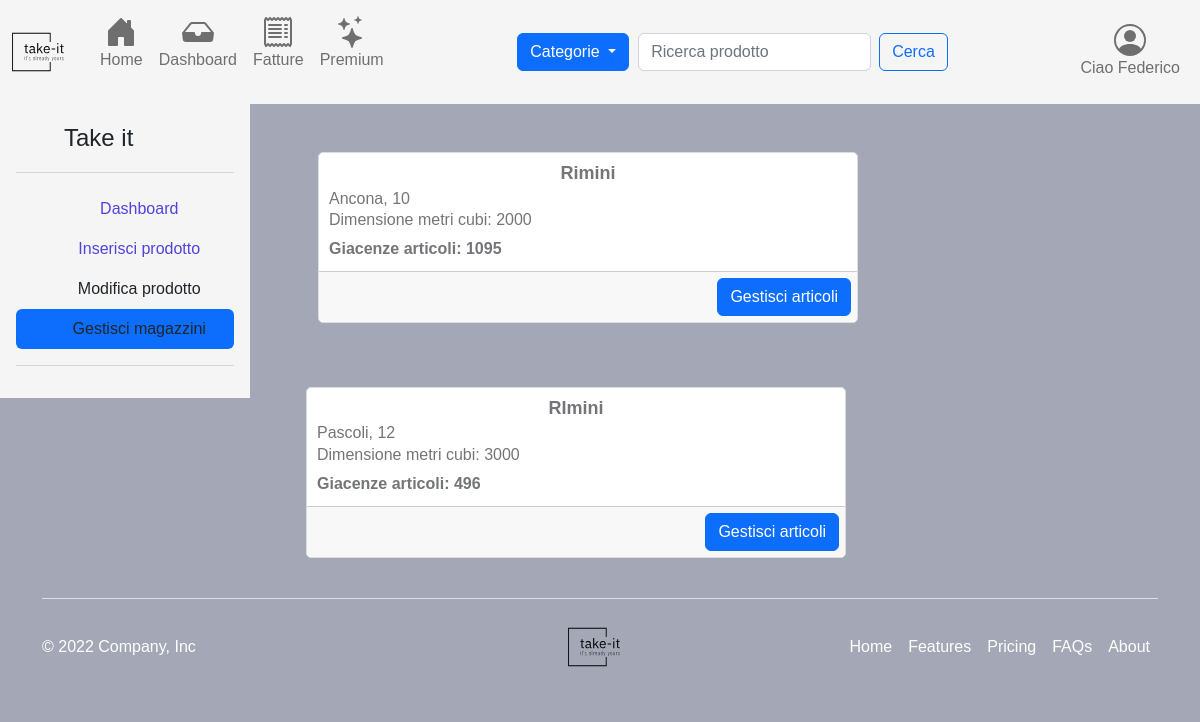
The app's page /warehousesManager.php (signed in) with its own data.
### tables this page shows
CREATE TABLE IF NOT EXISTS `Utente` (
  `Id` int(11) NOT NULL AUTO_INCREMENT,
  `Nome` varchar(50) NOT NULL,
  `Cognome` varchar(50) NOT NULL,
  `Email` varchar(50) NOT NULL,
  `Password` varchar(32) NOT NULL,
  `Claim_id` int(11) NOT NULL,
  `Indirizzo_id` int(11) NOT NULL,
  `Status` int(11) NOT NULL,
  `Timestamp` timestamp NOT NULL DEFAULT current_timestamp(),
  PRIMARY KEY (`Id`),
  KEY `Claim_id` (`Claim_id`),
  KEY `Indirizzo_id` (`Indirizzo_id`)
);

CREATE TABLE IF NOT EXISTS `Magazzino` (
  `Id` int(11) NOT NULL AUTO_INCREMENT,
  `Metri_cubi` double NOT NULL,
  `Indirizzo_id` int(11) NOT NULL,
  `Tassa` decimal(10,0) NOT NULL,
  `Status` int(11) NOT NULL,
  `Timestamp` timestamp NOT NULL DEFAULT current_timestamp(),
  PRIMARY KEY (`Id`),
  KEY `Indirizzo_id` (`Indirizzo_id`)
);

CREATE TABLE IF NOT EXISTS `Indirizzo` (
  `Id` int(11) NOT NULL AUTO_INCREMENT,
  `Via` varchar(100) NOT NULL,
  `Numero_civico` int(5) NOT NULL,
  `Citta` varchar(50) NOT NULL,
  `CAP` int(5) NOT NULL,
  `Status` int(4) NOT NULL,
  `Timestamp` timestamp NOT NULL DEFAULT current_timestamp(),
  PRIMARY KEY (`Id`)
);

### warehousesManager.php (called while the page is built, shortened)
<?php
require_once("./script/warehouseManager.script.php");
require './templates/views/components/warehouseCard.php';
require_once("./templates/base.php");

### src/classes/Dbh.php (called while the page is built, shortened)
<?php
include("./src/utility/UtilsFunctions.php");
include("./src/classes/Session.php");
class Dbh
{
    protected mysqli $connection;
    public function __construct($dbhost = 'localhost', $dbuser = 'root', $dbpass = '', $dbname = 'e-commerce', $charset = 'utf8')
    {
        try {
            $this->connection = new mysqli($dbhost, $dbuser, $dbpass, $dbname);
            $this->connection->set_charset($charset);
        } catch (Exception $e) {
            echo "[Dbh:26] Sono qui";
            echo "Connection failed: " . mysqli_connect_error();
        }
    }
    public function execute($sql, ...$params): array|int|string
    {
        $types = "";
        if ($stmt = $this->connection->prepare($sql)) {
            if (!$stmt->execute()) {
                return "Execute failed: (" . $stmt->errno . ") " . $stmt->error;
            }
            if ($stmt->errno == 0) {
                $result = $stmt->get_result();
                return $result->fetch_all(MYSQLI_ASSOC);
            } else {
                return "Errore" . $stmt->errno;
            }
        } else {
            return 'Unable to prepare MySQL statement (check your syntax) - ' . $this->connection->error;
        }
    }
    public function getRecord(string $tableName, string $where): mixed
    {
        $response = $this->execute("SELECT * FROM `$tableName` WHERE $where");
        return !empty($response) && $response[0] !== null
            ? $response[0]
            : null;
    }
    public function getAllRecords(string $tableName, string $where): mixed
    {
        $response = $this->execute("SELECT * FROM `$tableName` WHERE $where");
        return !empty($response)
            ? $response
            : null;
    }
    public function getWarehouses(): string|int|array
    {
        return $this->execute("SELECT * FROM `Magazzino`");
    }
    public function getArticlesBySellerId($sellerId): array
    {
        $query = UTENTE_ID . " = " . $sellerId;
        $articles = $this->getAllRecords(ARTICOLO, $query);
        if ($articles !== null){
            return $articles;
        } else {
            return [];
        }
    }
    public function getWarehouseArticle($articleId, $warehouseId): array
    {
        $query = ARTICOLO_ID . " = " . $articleId . " AND " . MAGAZZINO_ID . " = " . $warehouseId;
        $warehouseArticle = $this->getRecord(ARTICOLO_IN_MAGAZZINO, $query);
        return $warehouseArticle ?? [];
    }
}

### src/classes/Session.php (called while the page is built, shortened)
<?php
class Session extends Dbh
{
    private readonly int $id;
    public function __construct($id)
    {
        $this->id = $id;
        $this->init();
    }
    private function init(): void
    {
        if ($this->checkSessionId($this->id)) {
            $claimType = $this->getClaimTypeFromId($this->id);
        }
    }
    public function checkSessionId($id): bool
    {
        if (isset($id)) {
            $response = parent::execute("SELECT * FROM `Utente` WHERE `Id` = '$id' ");
            if (is_int($response[0]["Id"])) {
                $this->setSessionUser($response[0]);
                $user = $this->getCurrentUser();
                return $user[ID] > 0 && $user["Id"] == $id;
            }
        }
        return false;
    }
    public function setSessionUser($params): void
    {
        $_SESSION[CARRELLO_ID] = $this->getUserCartIdFromDb() !== null && $this->getUserCartIdFromDb() !== CARRELLO_UNSET
            ? $this->getUserCartIdFromDb()
            : $this->bindCartWithUser();
        $_SESSION[RACCOLTA_ID] = $this->getUserCollectionIdFromDb() !== null && $this->getUserCartIdFromDb() !== RACCOLTA_UNSET
            ? $this->getUserCollectionIdFromDb()
            : $this->generateCollectionRecord();
    }
    public function getCurrentUser(): array|int
    {
        return [
            ID => $_SESSION[ID],
            NOME => $_SESSION[NOME],
            COGNOME => $_SESSION[COGNOME],
            EMAIL => $_SESSION[EMAIL],
            PASSWORD => $_SESSION[PASSWORD],
            STATUS => $_SESSION[STATUS],
            CLAIM_ID => $_SESSION[CLAIM_ID],
            INDIRIZZO_ID => $_SESSION[INDIRIZZO_ID],
            CARRELLO_ID => $_SESSION[CARRELLO_ID],
            RACCOLTA_ID => $_SESSION[RACCOLTA_ID]
        ];
    }
    public function getUserCollectionIdFromDb() {
        $where = "Utente_id = " . $this->getCurrentUser()[ID];
        $res = parent::getRecord(RACCOLTA, $where);
        if ($res !== null) {
            return UtilsFunctions::checkResponse($res[ID])
                ? $res[ID]
                : RACCOLTA_UNSET;
        }
        return null;
    }
    public function getUserCartIdFromDb()
    {
        $where = UTENTE_ID." = ".$this->getCurrentUser()[ID];
        $res = parent::getRecord(CARRELLO, $where);
        if ($res !== null) {
            return UtilsFunctions::checkResponse($res[ID])
                ? $res[ID]
                : CARRELLO_UNSET;
        }
        return null;
    }
    public function getClaimTypeFromId($id): ?string
    {
        $res = parent::execute("SELECT * FROM Claim WHERE Id = '$id' ");
        return $res ? $res[0][DESCRIZIONE] : "";
    }
    public function getArticlesInStockQuantity(int $warehouseId): int
    {
        $quantity = 0;
        $articles = parent::getArticlesBySellerId($_SESSION[ID]);
        foreach($articles as $article) {
            $articleInWarehouse = parent::getWarehouseArticle($article[ID], $warehouseId);
            if (count($articleInWarehouse) > 0) {
                $quantity += $articleInWarehouse[QUANTITA];
            }
        }
        return $quantity;
    }
}

### script/warehouseManager.script.php (called while the page is built, shortened)
<?php
require_once "./src/classes/Session.php";
if(isset($_SESSION[ID])) {
    $session = new Session($_SESSION[ID]);
    $warehouses = $session->getWarehouses();
}
else{
    header("Location: index.php");
}

### src/utility/UtilsFunctions.php (called while the page is built, shortened)
<?php
class UtilsFunctions
{
    public static function checkResponse($response): bool
    {
        return is_int($response) && $response > 0;
    }
}

### templates/views/components/warehouseCard.php (the view, shortened to what this page needs)
<div class="container my-5">
    <?php
    require_once "./src/classes/Session.php";
    $session = new Session($_SESSION[ID]);
    $warehouses = $session->getWarehouses();
    foreach ($warehouses as $warehouse){
        $whereAddressId = "Id = " . $warehouse[INDIRIZZO_ID];
        $address = $session->getRecord(INDIRIZZO, $whereAddressId);
        $articlesQuantity = $session->getArticlesInStockQuantity($warehouse[ID]);
        echo '<div class="row">
            <form method="post">
                <div class="card mb-3 center-block d-flex justify-content-center" style="max-width: 540px;">
                        <div class="card-body">
                            <h5 class="card-title"><strong>' . $address[CITTA] . '</strong></h5>
                            <h6 class="card-subtitle">' . $address[VIA] . ', ' . $address[NUMERO_CIVICO] . '</h6>
                            <p class="card-text">Dimensione metri cubi: ' . $warehouse[METRI_CUBI] . '</p>
                            <p class="card-text"><strong>Giacenze articoli: ' . $articlesQuantity . '</strong></p>
                        </div>
                        <div class="card-footer d-flex justify-content-end">
                            <button class="btn btn-primary ml-auto" type="submit" name="manage-articles-'.$warehouse[ID].'">
                                Gestisci articoli
                            </button>
                            <button class="btn btn-primary ml-auto" type="submit" name="edit-product-'.$warehouse[ID].'">
                            <button class="btn btn-red ml-auto" type="submit" name="delete-product-'.$warehouse[ID].'">
                        </div>
                    </div>
                </div>
        </div>
                ';
    }
    ?>
</div>

### templates/views/utils/navbar.php (shortened to what this page needs)
<nav class="navbar navbar-expand-lg bg-light bd-navbar sticky-top" id="navbar-main">
    <div class="container-fluid">
        <a class="navbar-brand" href="<?php echo ROOT; ?>">
            <img src="<?php echo IMG; ?>/logo.svg" width="64" height="64" alt="Logo">
        </a>
        <div class="collapse navbar-collapse" id="navbarSupportedContent">
            <ul class="navbar-nav me-auto mb-2 mb-lg-0 flex-row justify-content-between">
                <li class="nav-item">
                    <a class="nav-link" aria-current="page" href="<?php echo ROOT; ?>">
                        <div class="nav-caption-item">
                            <p>Home</p>
                        </div>
                    </a>
                </li>
                <?php
                    if (isset($_SESSION[ID])) {
                        $session = new Session($_SESSION[ID]);
                            $claimType = $session->getClaimTypeFromId($session->getCurrentUser()[CLAIM_ID]);
                        switch ($claimType) {
                            case CLAIM_SELLER_DESC:
                            case CLAIM_SELLER_PR0_DESC:
                                echo
                                '<li class="nav-item">
                                    <a class="nav-link" aria-current="page" href="./dashboard.php">
                                        <svg xmlns="http://www.w3.org/2000/svg" width="32" height="32" fill="currentColor" class="bi bi-inbox-fill nav-icon-item" viewBox="0 0 16 16">
                                            <path d="M4.98 4a.5.5 0 0 0-.39.188L1.54 8H6a.5.5 0 0 1 .5.5 1.5 1.5 0 1 0 3 0A.5.5 0 0 1 10 8h4.46l-3.05-3.812A.5.5 0 0 0 11.02 4H4.98zm-1.17-.437A1.5 1.5 0 0 1 4.98 3h6.04a1.5 1.5 0 0 1 1.17.563l3.7 4.625a.5.5 0 0 1 .106.374l-.39 3.124A1.5 1.5 0 0 1 14.117 13H1.883a1.5 1.5 0 0 1-1.489-1.314l-.39-3.124a.5.5 0 0 1 .106-.374l3.7-4.625z" />
                                        </svg>
                                    <div class="nav-caption-item">
                                        <p>Dashboard</p>
                                    </div>
                                    </a>
                                </li>';
                            echo
                            '<li class="nav-item">
                                    <a class="nav-link" aria-current="page" href="./invoiceSection.php">
                                        <svg xmlns="http://www.w3.org/2000/svg" width="32" height="32" fill="currentColor" class="bi bi-receipt nav-icon-item" viewBox="0 0 16 16">
                                              <path d="M1.92.506a.5.5 0 0 1 .434.14L3 1.293l.646-.647a.5.5 0 0 1 .708 0L5 1.293l.646-.647a.5.5 0 0 1 .708 0L7 1.293l.646-.647a.5.5 0 0 1 .708 0L9 1.293l.646-.647a.5.5 0 0 1 .708 0l.646.647.646-.647a.5.5 0 0 1 .708 0l.646.647.646-.647a.5.5 0 0 1 .801.13l.5 1A.5.5 0 0 1 15 2v12a.5.5 0 0 1-.053.224l-.5 1a.5.5 0 0 1-.8.13L13 14.707l-.646.647a.5.5 0 0 1-.708 0L11 14.707l-.646.647a.5.5 0 0 1-.708 0L9 14.707l-.646.647a.5.5 0 0 1-.708 0L7 14.707l-.646.647a.5.5 0 0 1-.708 0L5 14.707l-.646.647a.5.5 0 0 1-.708 0L3 14.707l-.646.647a.5.5 0 0 1-.801-.13l-.5-1A.5.5 0 0 1 1 14V2a.5.5 0 0 1 .053-.224l.5-1a.5.5 0 0 1 .367-.27zm.217 1.338L2 2.118v11.764l.137.274.51-.51a.5.5 0 0 1 .707 0l.646.647.646-.646a.5.5 0 0 1 .708 0l.646.646.646-.646a.5.5 0 0 1 .708 0l.646.646.646-.646a.5.5 0 0 1 .708 0l.646.646.646-.646a.5.5 0 0 1 .708 0l.646.646.646-.646a.5.5 0 0 1 .708 0l.509.509.137-.274V2.118l-.137-.274-.51.51a.5.5 0 0 1-.707 0L12 1.707l-.646.647a.5.5 0 0 1-.708 0L10 1.707l-.646.647a.5.5 0 0 1-.708 0L8 1.707l-.646.647a.5.5 0 0 1-.708 0L6 1.707l-.646.647a.5.5 0 0 1-.708 0L4 1.707l-.646.647a.5.5 0 0 1-.708 0l-.509-.51z"/>
                                              <path d="M3 4.5a.5.5 0 0 1 .5-.5h6a.5.5 0 1 1 0 1h-6a.5.5 0 0 1-.5-.5zm0 2a.5.5 0 0 1 .5-.5h6a.5.5 0 1 1 0 1h-6a.5.5 0 0 1-.5-.5zm0 2a.5.5 0 0 1 .5-.5h6a.5.5 0 1 1 0 1h-6a.5.5 0 0 1-.5-.5zm0 2a.5.5 0 0 1 .5-.5h6a.5.5 0 0 1 0 1h-6a.5.5 0 0 1-.5-.5zm8-6a.5.5 0 0 1 .5-.5h1a.5.5 0 0 1 0 1h-1a.5.5 0 0 1-.5-.5zm0 2a.5.5 0 0 1 .5-.5h1a.5.5 0 0 1 0 1h-1a.5.5 0 0 1-.5-.5zm0 2a.5.5 0 0 1 .5-.5h1a.5.5 0 0 1 0 1h-1a.5.5 0 0 1-.5-.5zm0 2a.5.5 0 0 1 .5-.5h1a.5.5 0 0 1 0 1h-1a.5.5 0 0 1-.5-.5z"/>
                                        </svg>
                                    <div class="nav-caption-item">
                                        <p>Fatture</p>
                                    </div>
                                    </a>
                                </li>';
                                break;
                        }
                    }
                ?>
                <li class="nav-item">
                    <a class="nav-link" aria-current="page" href="./premium.php">
                        <div class="nav-caption-item">
                            <p>Premium</p>
                        </div>
                    </a>
                </li>
            </ul>
            <div class="dropdown">
                <button class="btn btn-primary dropdown-toggle" type="button" id="categoryDropdown" data-bs-toggle="dropdown" aria-expanded="false">
                    Categorie
                </button>
            </div>
            <form class="d-flex" role="search" method="post">
                <input class="form-control me-2" type="search" placeholder="Ricerca prodotto" aria-label="Search" name="search">
                <button class="btn btn-outline-primary" type="submit" name="btn-search">Cerca</button>
            </form>
            <ul class="navbar-nav flex-row flex-wrap ms-md-auto justify-content-between" id="btn-toogle-navbar">
                <li class="nav-item dropdown">
                    <a class="nav-link" href="#" role="button" data-bs-toggle="dropdown" aria-expanded="false">
                        <div class="nav-caption-item">
                            <?php
                                if(isset($_SESSION["Id"])) {
                                    try {
                                        $session = new Session($_SESSION["Id"]);
                                        $user = $session->getCurrentUser();
                                        if ($user[ID] !== ID_UNSET) {
                                            echo 'Ciao ' . $user[NOME];
                                        } else {
                                            echo '<p>Utente</p>';
                                        }
                                    } catch (Exception $e) {
                                        echo $e->getMessage();
                                    }
                                } else {
                                    echo '<p>Utente</p>';
                                }
                            ?>
                        </div>
                    </a>
                </li>
            </ul>
        </div>
    </div>
</nav>

### records on screen
utente: Nome "Federico"
magazzino: Indirizzo.Citta "Rimini", Indirizzo.Via "Ancona", Indirizzo.Numero_civico "10", Metri_cubi "2000", articlesQuantity "1095"
magazzino: Indirizzo.Citta "RImini", Indirizzo.Via "Pascoli", Indirizzo.Numero_civico "12", Metri_cubi "3000", articlesQuantity "496"
